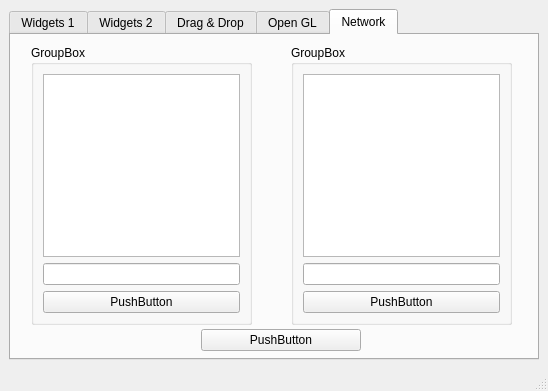
<?xml version="1.0" encoding="UTF-8"?>
<ui version="4.0">
 <class>MainWindow</class>
 <widget class="QMainWindow" name="MainWindow">
  <property name="geometry">
   <rect>
    <x>0</x>
    <y>0</y>
    <width>548</width>
    <height>391</height>
   </rect>
  </property>
  <property name="minimumSize">
   <size>
    <width>300</width>
    <height>300</height>
   </size>
  </property>
  <property name="windowTitle">
   <string>MainWindow</string>
  </property>
  <widget class="QWidget" name="centralwidget">
   <layout class="QGridLayout" name="gridLayout">
    <item row="0" column="1">
     <widget class="QTabWidget" name="tabWidget_1">
      <property name="font">
       <font>
        <weight>50</weight>
        <bold>false</bold>
       </font>
      </property>
      <property name="acceptDrops">
       <bool>true</bool>
      </property>
      <property name="currentIndex">
       <number>4</number>
      </property>
      <widget class="QWidget" name="tab_widgets_1">
       <property name="toolTip">
        <string/>
       </property>
       <property name="statusTip">
        <string/>
       </property>
       <attribute name="title">
        <string>Widgets 1</string>
       </attribute>
       <layout class="QVBoxLayout" name="verticalLayout">
        <item>
         <layout class="QVBoxLayout" name="verticalLayout_tab_1">
          <item>
           <widget class="QTabWidget" name="tabWidget_2">
            <property name="accessibleName">
             <string/>
            </property>
            <property name="currentIndex">
             <number>0</number>
            </property>
            <widget class="QWidget" name="tab_tree">
             <property name="statusTip">
              <string/>
             </property>
             <attribute name="title">
              <string>Tree</string>
             </attribute>
             <layout class="QHBoxLayout" name="horizontalLayout">
              <item>
               <layout class="QVBoxLayout" name="verticalLayout_2">
                <item>
                 <widget class="QTreeWidget" name="treeWidget">
                  <column>
                   <property name="text">
                    <string>Header 1</string>
                   </property>
                  </column>
                  <column>
                   <property name="text">
                    <string>New Column</string>
                   </property>
                  </column>
                  <item>
                   <property name="text">
                    <string>Item1</string>
                   </property>
                   <item>
                    <property name="text">
                     <string>Subitem1</string>
                    </property>
                   </item>
                  </item>
                 </widget>
                </item>
               </layout>
              </item>
             </layout>
            </widget>
            <widget class="QWidget" name="tab_calendar">
             <property name="statusTip">
              <string/>
             </property>
             <attribute name="title">
              <string>Calendar</string>
             </attribute>
             <layout class="QVBoxLayout" name="verticalLayout_3">
              <item>
               <widget class="QDateEdit" name="dateEdit">
                <property name="alignment">
                 <set>Qt::AlignCenter</set>
                </property>
               </widget>
              </item>
              <item>
               <widget class="QCalendarWidget" name="calendarWidget"/>
              </item>
             </layout>
            </widget>
           </widget>
          </item>
         </layout>
        </item>
       </layout>
      </widget>
      <widget class="QWidget" name="tab_widgets_2">
       <property name="toolTip">
        <string/>
       </property>
       <property name="statusTip">
        <string/>
       </property>
       <attribute name="title">
        <string>Widgets 2</string>
       </attribute>
       <layout class="QGridLayout" name="gridLayout_2">
        <item row="2" column="1">
         <spacer name="verticalSpacer_2">
          <property name="orientation">
           <enum>Qt::Vertical</enum>
          </property>
          <property name="sizeType">
           <enum>QSizePolicy::Maximum</enum>
          </property>
          <property name="sizeHint" stdset="0">
           <size>
            <width>20</width>
            <height>140</height>
           </size>
          </property>
         </spacer>
        </item>
        <item row="3" column="0" colspan="2">
         <widget class="QProgressBar" name="progressBar">
          <property name="value">
           <number>24</number>
          </property>
         </widget>
        </item>
        <item row="0" column="0">
         <widget class="QGroupBox" name="groupBox">
          <property name="title">
           <string>Progress Bar</string>
          </property>
          <widget class="QWidget" name="layoutWidget">
           <property name="geometry">
            <rect>
             <x>20</x>
             <y>30</y>
             <width>114</width>
             <height>65</height>
            </rect>
           </property>
           <layout class="QVBoxLayout" name="verticalLayout_4">
            <item>
             <widget class="QRadioButton" name="radioButton_start">
              <property name="statusTip">
               <string>Start the Progress Bar</string>
              </property>
              <property name="text">
               <string>Start</string>
              </property>
              <property name="checked">
               <bool>true</bool>
              </property>
             </widget>
            </item>
            <item>
             <widget class="QRadioButton" name="radioButton_stop">
              <property name="statusTip">
               <string>Stop the Progress Bar</string>
              </property>
              <property name="text">
               <string>Stop</string>
              </property>
             </widget>
            </item>
            <item>
             <widget class="QRadioButton" name="radioButton_reset">
              <property name="statusTip">
               <string>Reset the Progress Bar</string>
              </property>
              <property name="text">
               <string>Reset</string>
              </property>
             </widget>
            </item>
           </layout>
          </widget>
         </widget>
        </item>
        <item row="0" column="1">
         <widget class="QGroupBox" name="groupBox_2">
          <property name="title">
           <string>Move the Dial</string>
          </property>
          <widget class="QWidget" name="verticalLayoutWidget">
           <property name="geometry">
            <rect>
             <x>10</x>
             <y>30</y>
             <width>61</width>
             <height>71</height>
            </rect>
           </property>
           <layout class="QVBoxLayout" name="verticalLayout_5">
            <item>
             <widget class="QDial" name="dial"/>
            </item>
           </layout>
          </widget>
          <widget class="QWidget" name="verticalLayoutWidget_2">
           <property name="geometry">
            <rect>
             <x>90</x>
             <y>20</y>
             <width>91</width>
             <height>80</height>
            </rect>
           </property>
           <layout class="QVBoxLayout" name="verticalLayout_6">
            <item>
             <widget class="QLCDNumber" name="lcdNumber">
              <property name="palette">
               <palette>
                <active>
                 <colorrole role="WindowText">
                  <brush brushstyle="SolidPattern">
                   <color alpha="255">
                    <red>0</red>
                    <green>0</green>
                    <blue>255</blue>
                   </color>
                  </brush>
                 </colorrole>
                </active>
                <inactive>
                 <colorrole role="WindowText">
                  <brush brushstyle="SolidPattern">
                   <color alpha="255">
                    <red>0</red>
                    <green>0</green>
                    <blue>255</blue>
                   </color>
                  </brush>
                 </colorrole>
                </inactive>
                <disabled>
                 <colorrole role="WindowText">
                  <brush brushstyle="SolidPattern">
                   <color alpha="255">
                    <red>120</red>
                    <green>120</green>
                    <blue>120</blue>
                   </color>
                  </brush>
                 </colorrole>
                </disabled>
               </palette>
              </property>
              <property name="digitCount">
               <number>2</number>
              </property>
              <property name="mode">
               <enum>QLCDNumber::Dec</enum>
              </property>
              <property name="segmentStyle">
               <enum>QLCDNumber::Flat</enum>
              </property>
             </widget>
            </item>
           </layout>
          </widget>
         </widget>
        </item>
        <item row="2" column="0">
         <layout class="QVBoxLayout" name="verticalLayout_7">
          <item>
           <widget class="QFontComboBox" name="fontComboBox"/>
          </item>
          <item>
           <widget class="QLabel" name="label">
            <property name="font">
             <font>
              <pointsize>14</pointsize>
             </font>
            </property>
            <property name="text">
             <string/>
            </property>
            <property name="alignment">
             <set>Qt::AlignCenter</set>
            </property>
           </widget>
          </item>
         </layout>
        </item>
       </layout>
      </widget>
      <widget class="QWidget" name="tab_drag_drop">
       <property name="acceptDrops">
        <bool>false</bool>
       </property>
       <attribute name="title">
        <string>Drag &amp;&amp; Drop</string>
       </attribute>
       <layout class="QGridLayout" name="gridLayout_3">
        <item row="0" column="0" colspan="2">
         <layout class="QHBoxLayout" name="horizontalLayout_2">
          <item>
           <widget class="QLineEdit" name="lineEdit">
            <property name="minimumSize">
             <size>
              <width>135</width>
              <height>0</height>
             </size>
            </property>
            <property name="dragEnabled">
             <bool>true</bool>
            </property>
           </widget>
          </item>
          <item>
           <widget class="QComboBox" name="comboBox">
            <property name="minimumSize">
             <size>
              <width>141</width>
              <height>0</height>
             </size>
            </property>
            <property name="acceptDrops">
             <bool>true</bool>
            </property>
            <property name="editable">
             <bool>true</bool>
            </property>
           </widget>
          </item>
          <item>
           <widget class="QPushButton" name="pushButton">
            <property name="minimumSize">
             <size>
              <width>161</width>
              <height>0</height>
             </size>
            </property>
            <property name="acceptDrops">
             <bool>true</bool>
            </property>
            <property name="text">
             <string>PushButton</string>
            </property>
           </widget>
          </item>
         </layout>
        </item>
        <item row="1" column="0">
         <widget class="QListWidget" name="listWidget">
          <property name="dragEnabled">
           <bool>true</bool>
          </property>
          <property name="dragDropMode">
           <enum>QAbstractItemView::DragDrop</enum>
          </property>
          <property name="selectionMode">
           <enum>QAbstractItemView::ExtendedSelection</enum>
          </property>
          <item>
           <property name="text">
            <string>Item 1</string>
           </property>
          </item>
          <item>
           <property name="text">
            <string>Item 2</string>
           </property>
          </item>
          <item>
           <property name="text">
            <string>Item 3</string>
           </property>
          </item>
          <item>
           <property name="text">
            <string>Item 4</string>
           </property>
          </item>
         </widget>
        </item>
        <item row="1" column="1">
         <widget class="QListWidget" name="listWidget_2">
          <property name="dragEnabled">
           <bool>true</bool>
          </property>
          <property name="dragDropMode">
           <enum>QAbstractItemView::DragDrop</enum>
          </property>
          <property name="selectionMode">
           <enum>QAbstractItemView::ExtendedSelection</enum>
          </property>
         </widget>
        </item>
       </layout>
      </widget>
      <widget class="QWidget" name="tab_gl">
       <attribute name="title">
        <string>Open GL</string>
       </attribute>
       <widget class="QFrame" name="frame_gl">
        <property name="geometry">
         <rect>
          <x>120</x>
          <y>10</y>
          <width>300</width>
          <height>300</height>
         </rect>
        </property>
        <property name="frameShape">
         <enum>QFrame::StyledPanel</enum>
        </property>
        <property name="frameShadow">
         <enum>QFrame::Raised</enum>
        </property>
       </widget>
      </widget>
      <widget class="QWidget" name="tab_network">
       <attribute name="title">
        <string>Network</string>
       </attribute>
       <widget class="QGroupBox" name="groupBox_3">
        <property name="geometry">
         <rect>
          <x>20</x>
          <y>10</y>
          <width>221</width>
          <height>280</height>
         </rect>
        </property>
        <property name="title">
         <string>GroupBox</string>
        </property>
        <layout class="QVBoxLayout" name="verticalLayout_8">
         <item>
          <widget class="QTextEdit" name="textEdit"/>
         </item>
         <item>
          <widget class="QLineEdit" name="lineEdit_2"/>
         </item>
         <item>
          <widget class="QPushButton" name="pushButton_2">
           <property name="text">
            <string>PushButton</string>
           </property>
          </widget>
         </item>
        </layout>
       </widget>
       <widget class="QGroupBox" name="groupBox_4">
        <property name="geometry">
         <rect>
          <x>280</x>
          <y>10</y>
          <width>221</width>
          <height>280</height>
         </rect>
        </property>
        <property name="title">
         <string>GroupBox</string>
        </property>
        <layout class="QVBoxLayout" name="verticalLayout_9">
         <item>
          <widget class="QTextEdit" name="textEdit_2"/>
         </item>
         <item>
          <widget class="QLineEdit" name="lineEdit_3"/>
         </item>
         <item>
          <widget class="QPushButton" name="pushButton_3">
           <property name="text">
            <string>PushButton</string>
           </property>
          </widget>
         </item>
        </layout>
       </widget>
       <widget class="QWidget" name="horizontalLayoutWidget">
        <property name="geometry">
         <rect>
          <x>190</x>
          <y>280</y>
          <width>160</width>
          <height>51</height>
         </rect>
        </property>
        <layout class="QHBoxLayout" name="horizontalLayout_4">
         <item>
          <widget class="QPushButton" name="pushButton_4">
           <property name="text">
            <string>PushButton</string>
           </property>
          </widget>
         </item>
        </layout>
       </widget>
      </widget>
     </widget>
    </item>
   </layout>
  </widget>
  <widget class="QStatusBar" name="statusbar">
   <property name="statusTip">
    <string>Status bar</string>
   </property>
  </widget>
 </widget>
 <tabstops>
  <tabstop>tabWidget_2</tabstop>
  <tabstop>treeWidget</tabstop>
  <tabstop>dateEdit</tabstop>
  <tabstop>calendarWidget</tabstop>
  <tabstop>radioButton_start</tabstop>
  <tabstop>radioButton_stop</tabstop>
  <tabstop>radioButton_reset</tabstop>
  <tabstop>dial</tabstop>
  <tabstop>fontComboBox</tabstop>
 </tabstops>
 <resources/>
 <connections>
  <connection>
   <sender>dial</sender>
   <signal>valueChanged(int)</signal>
   <receiver>lcdNumber</receiver>
   <slot>display(int)</slot>
   <hints>
    <hint type="sourcelabel">
     <x>303</x>
     <y>115</y>
    </hint>
    <hint type="destinationlabel">
     <x>385</x>
     <y>127</y>
    </hint>
   </hints>
  </connection>
  <connection>
   <sender>fontComboBox</sender>
   <signal>activated(QString)</signal>
   <receiver>label</receiver>
   <slot>setText(QString)</slot>
   <hints>
    <hint type="sourcelabel">
     <x>138</x>
     <y>177</y>
    </hint>
    <hint type="destinationlabel">
     <x>151</x>
     <y>253</y>
    </hint>
   </hints>
  </connection>
 </connections>
</ui>
